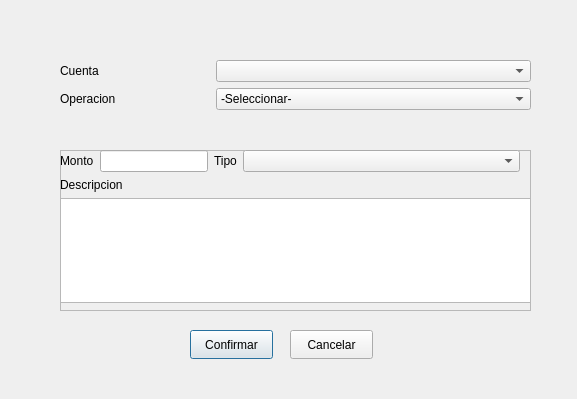
<?xml version="1.0" encoding="UTF-8"?>
<ui version="4.0">
 <class>winOperacion</class>
 <widget class="QDialog" name="winOperacion">
  <property name="geometry">
   <rect>
    <x>0</x>
    <y>0</y>
    <width>577</width>
    <height>399</height>
   </rect>
  </property>
  <property name="windowTitle">
   <string>Dialog</string>
  </property>
  <widget class="QWidget" name="formLayoutWidget">
   <property name="geometry">
    <rect>
     <x>60</x>
     <y>60</y>
     <width>471</width>
     <height>71</height>
    </rect>
   </property>
   <layout class="QFormLayout" name="formLayout">
    <property name="horizontalSpacing">
     <number>100</number>
    </property>
    <item row="0" column="1">
     <widget class="QComboBox" name="comboCuenta"/>
    </item>
    <item row="1" column="1">
     <widget class="QComboBox" name="comboOp">
      <item>
       <property name="text">
        <string>-Seleccionar-</string>
       </property>
      </item>
      <item>
       <property name="text">
        <string>Deposito</string>
       </property>
      </item>
      <item>
       <property name="text">
        <string>Retiro</string>
       </property>
      </item>
     </widget>
    </item>
    <item row="0" column="0">
     <widget class="QLabel" name="label_2">
      <property name="text">
       <string>Cuenta</string>
      </property>
     </widget>
    </item>
    <item row="1" column="0">
     <widget class="QLabel" name="label_3">
      <property name="text">
       <string>Operacion</string>
      </property>
     </widget>
    </item>
   </layout>
  </widget>
  <widget class="QFrame" name="frame">
   <property name="geometry">
    <rect>
     <x>60</x>
     <y>150</y>
     <width>471</width>
     <height>161</height>
    </rect>
   </property>
   <property name="frameShape">
    <enum>QFrame::Shape::StyledPanel</enum>
   </property>
   <property name="frameShadow">
    <enum>QFrame::Shadow::Raised</enum>
   </property>
   <widget class="QWidget" name="verticalLayoutWidget">
    <property name="geometry">
     <rect>
      <x>0</x>
      <y>0</y>
      <width>471</width>
      <height>153</height>
     </rect>
    </property>
    <layout class="QVBoxLayout" name="verticalLayout">
     <item>
      <layout class="QGridLayout" name="gridLayout">
       <property name="rightMargin">
        <number>11</number>
       </property>
       <property name="verticalSpacing">
        <number>30</number>
       </property>
       <item row="0" column="1">
        <widget class="QLineEdit" name="lineEdit_3"/>
       </item>
       <item row="0" column="0">
        <widget class="QLabel" name="label">
         <property name="text">
          <string>Monto</string>
         </property>
        </widget>
       </item>
       <item row="0" column="2">
        <widget class="QLabel" name="label_4">
         <property name="text">
          <string>Tipo</string>
         </property>
        </widget>
       </item>
       <item row="0" column="3">
        <widget class="QComboBox" name="comboBox">
         <property name="sizePolicy">
          <sizepolicy hsizetype="Preferred" vsizetype="Fixed">
           <horstretch>1</horstretch>
           <verstretch>0</verstretch>
          </sizepolicy>
         </property>
        </widget>
       </item>
      </layout>
     </item>
     <item>
      <layout class="QGridLayout" name="gridLayout_2">
       <item row="0" column="0">
        <widget class="QLabel" name="label_5">
         <property name="text">
          <string>Descripcion</string>
         </property>
        </widget>
       </item>
       <item row="1" column="0">
        <widget class="QTextEdit" name="textEdit"/>
       </item>
      </layout>
     </item>
    </layout>
   </widget>
  </widget>
  <widget class="QPushButton" name="btnConfirmar">
   <property name="geometry">
    <rect>
     <x>190</x>
     <y>330</y>
     <width>83</width>
     <height>29</height>
    </rect>
   </property>
   <property name="text">
    <string>Confirmar</string>
   </property>
  </widget>
  <widget class="QPushButton" name="btnCancelar">
   <property name="geometry">
    <rect>
     <x>290</x>
     <y>330</y>
     <width>83</width>
     <height>29</height>
    </rect>
   </property>
   <property name="text">
    <string>Cancelar</string>
   </property>
  </widget>
 </widget>
 <resources/>
 <connections/>
</ui>
